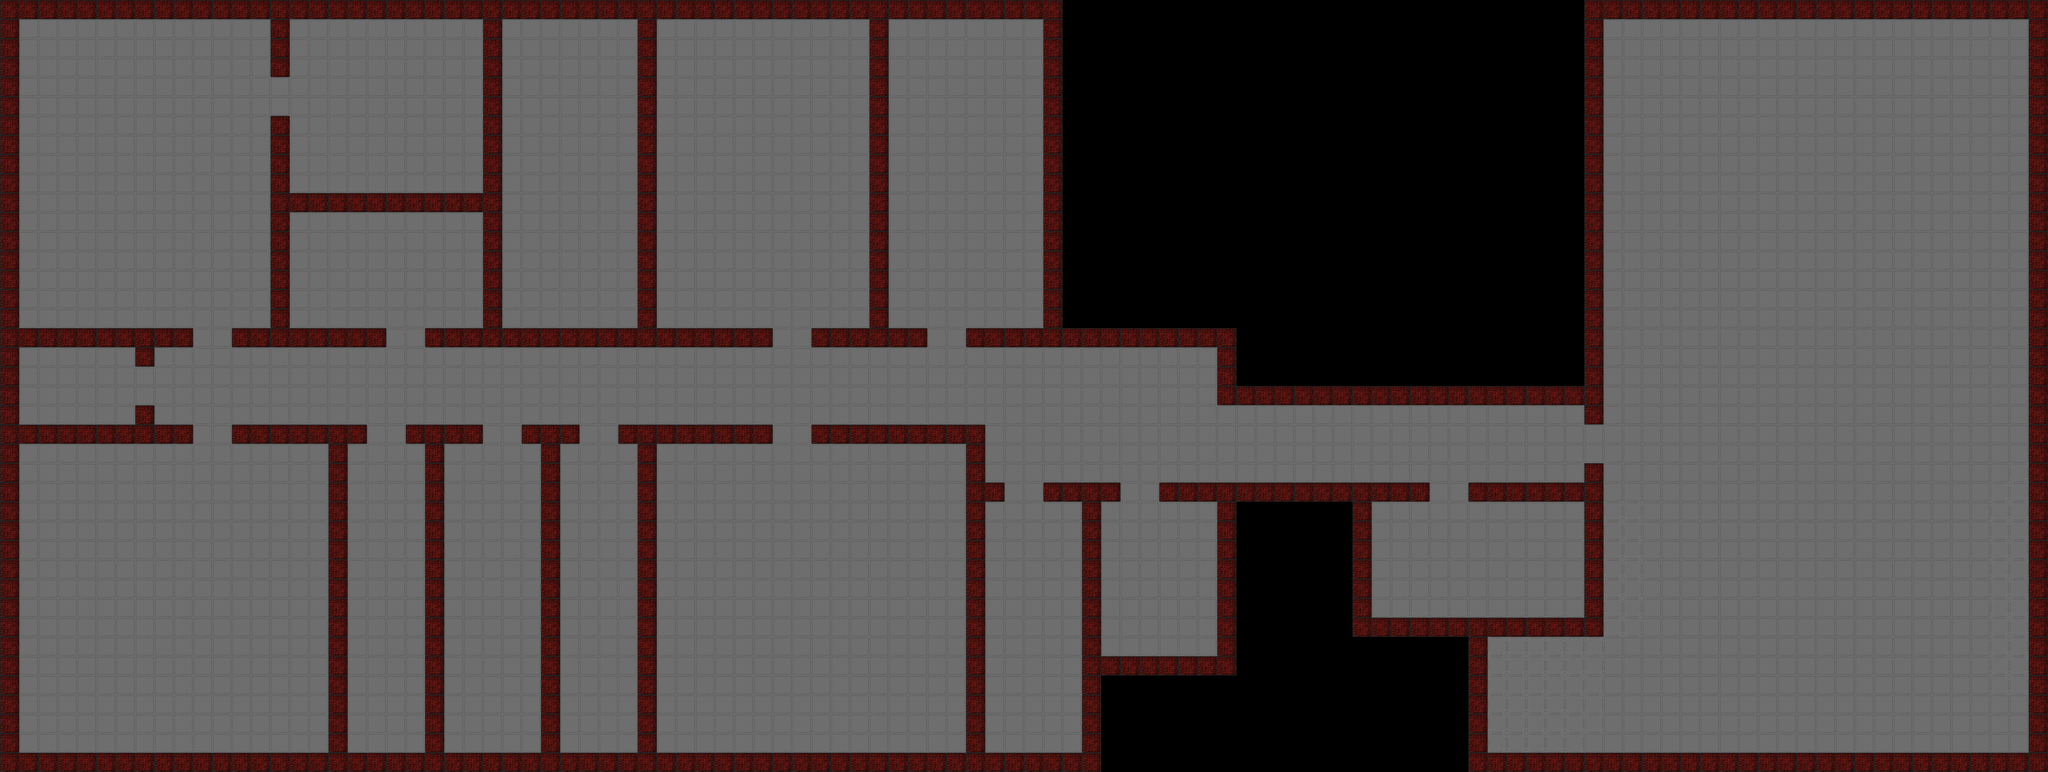

Tiled map render using the project's own tile images. Description and the map definition, with tile-layer contents summarised, below:
An orthogonal 106x40 tile map with 32x32 px tiles, 3 tile layers (jitisSaal, floor, walls), 1 hidden layer not drawn, 2 tilesets.

<map version="1.4" tiledversion="1.4.3" orientation="orthogonal" renderorder="right-down" width="106" height="40" tilewidth="32" tileheight="32" infinite="0" nextlayerid="6" nextobjectid="1">
 <editorsettings>
  <export target="mittev1.json" format="json" />
 </editorsettings>
 <tileset firstgid="1" name="floortileset" tilewidth="32" tileheight="32" tilecount="64" columns="8">
  <image source="floortileset.png" width="256" height="256" />
  <tile id="36">
   <properties>
    <property name="collides" type="bool" value="true" />
   </properties>
  </tile>
 </tileset>
 <tileset firstgid="65" name="tilesets_deviant_milkian_1" tilewidth="32" tileheight="32" tilecount="256" columns="16">
  <image source="tilesets_deviant_milkian_1.png" width="512" height="512" />
 </tileset>
 <layer id="5" name="jitisSaal" width="106" height="40">
  <properties>
   <property name="jitsiRoom" value="mitteMapSaalTEST" />
  </properties>
  <data>[4240 cells, 344 non-empty, 1 distinct tile ids]</data>
 </layer>
 <layer id="3" name="start" width="106" height="40" visible="0">
  <data>[4240 cells, 17 non-empty, 1 distinct tile ids]</data>
 </layer>
 <layer id="4" name="floor" width="106" height="40">
  <data>[4240 cells, 3554 non-empty, 2 distinct tile ids]</data>
 </layer>
 <layer id="1" name="walls" width="106" height="40">
  <data>[4240 cells, 635 non-empty, 1 distinct tile ids]</data>
 </layer>
 <objectgroup id="2" name="floorLayer" visible="0" />
</map>
